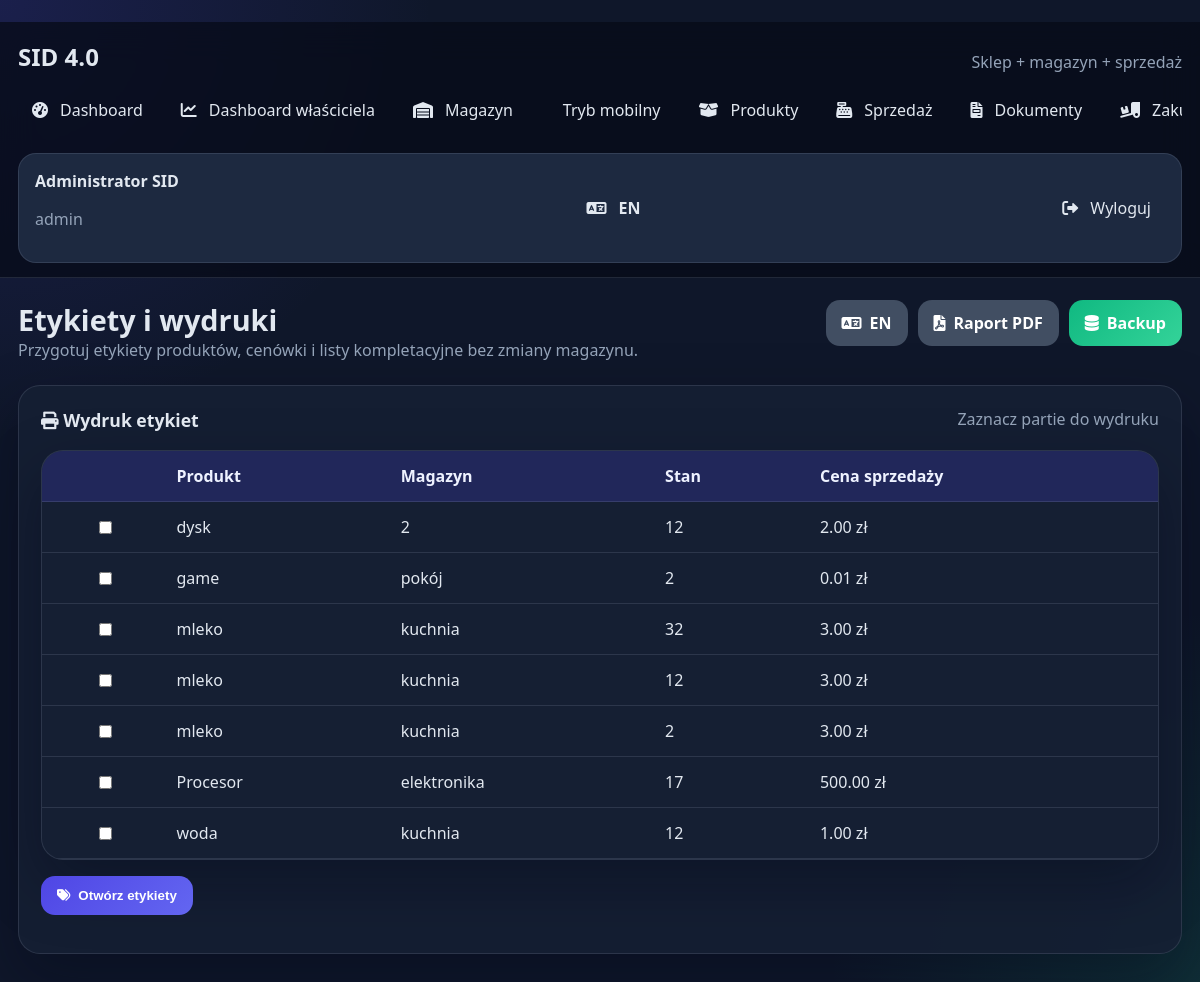
Before: /prints (signed in) with the older database file.
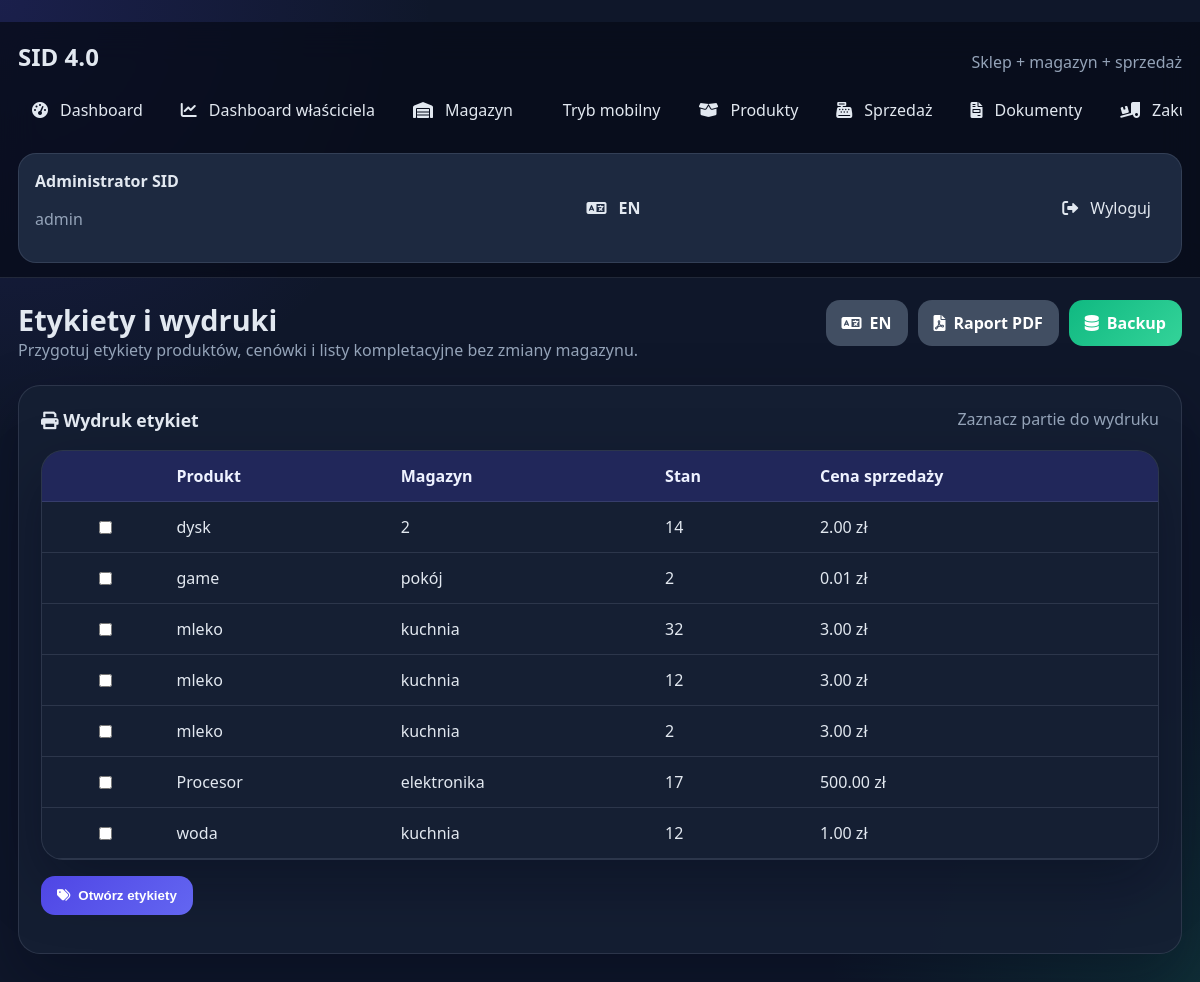
After: the same page with the newer database file.
### tables this page shows
CREATE TABLE stock_batches (
        id INTEGER PRIMARY KEY AUTOINCREMENT,
        product_id INTEGER NOT NULL,
        warehouse_id INTEGER NOT NULL,
        quantity INTEGER NOT NULL DEFAULT 0,
        expiry_date TEXT,
        purchase_date TEXT,
        lot_number TEXT,
        serial_number TEXT,
        document TEXT,
        image TEXT,
        is_active INTEGER NOT NULL DEFAULT 1,
        created_at TEXT NOT NULL,
        updated_at TEXT NOT NULL,
        FOREIGN KEY(product_id) REFERENCES products(id),
        FOREIGN KEY(warehouse_id) REFERENCES warehouses(id)
    );

CREATE TABLE products (
        id INTEGER PRIMARY KEY AUTOINCREMENT,
        title TEXT NOT NULL,
        sku TEXT UNIQUE,
        ean TEXT,
        category TEXT,
        brand TEXT,
        unit TEXT NOT NULL DEFAULT 'szt.',
        min_quantity INTEGER NOT NULL DEFAULT 0,
        purchase_price REAL NOT NULL DEFAULT 0,
        sale_price REAL NOT NULL DEFAULT 0,
        image TEXT,
        document TEXT,
        notes TEXT,
        created_at TEXT NOT NULL,
        updated_at TEXT NOT NULL
    );

CREATE TABLE warehouses (
        id INTEGER PRIMARY KEY AUTOINCREMENT,
        name TEXT UNIQUE NOT NULL,
        code TEXT,
        description TEXT,
        created_at TEXT NOT NULL
    );

### project.py (the view)
@app.route("/prints")
@login_required
def prints():
    return render_template("prints.html", inventory_items=get_inventory_items())

### project.py (called while the page is built)
def int_safe(value, default=0):
    try:
        if value is None or str(value).strip() == "":
            return default
        return int(float(str(value).replace(",", ".")))
    except (TypeError, ValueError):
        return default

def float_safe(value, default=0.0):
    try:
        if value is None or str(value).strip() == "":
            return default
        return float(str(value).replace(",", "."))
    except (TypeError, ValueError):
        return default

def clean_value(value, default=""):
    if value is None:
        return default
    return str(value).strip()

def get_current_language():
    lang = clean_value(session.get("lang"), "pl").lower()
    return lang if lang in SUPPORTED_LANGUAGES else "pl"

def tr(pl_text, en_text):
    return en_text if get_current_language() == "en" else pl_text

def current_language_label():
    return "EN" if get_current_language() == "en" else "PL"

def opposite_language():
    return "pl" if get_current_language() == "en" else "en"

def file_url(filename):
    if not filename:
        return ""
    return f"/static/uploads/{filename}"

### templates/prints.html (shortened to what this page needs)
{% extends "base.html" %}
{% block page_title %}Etykiety i wydruki{% endblock %}
{% block page_subtitle %}Przygotuj etykiety produktów, cenówki i listy kompletacyjne bez zmiany magazynu.{% endblock %}
{% block content %}
<section class="panel-card">
    <div class="panel-head"><h3><i class="fas fa-print"></i> Wydruk etykiet</h3><span>Zaznacz partie do wydruku</span></div>
    <form method="POST" action="{{ url_for('print_labels') }}">
        <div class="table-wrap">
            <table>
                <thead><tr><th></th><th>Produkt</th><th>Magazyn</th><th>Stan</th><th>Cena sprzedaży</th></tr></thead>
                <tbody>
                    {% for item in inventory_items %}
                        <tr>
                            <td><input type="checkbox" name="batch_ids" value="{{ item.batch_id }}"></td>
                            <td>{{ item.title }}</td>
                            <td>{{ item.warehouse_name }}</td>
                            <td>{{ item.quantity_int }}</td>
                            <td>{{ "%.2f"|format(item.sale_price_float) }} zł</td>
                        </tr>
                    {% else %}
                        <tr><td colspan="5">Brak pozycji do wydruku.</td></tr>
                    {% endfor %}
                </tbody>
            </table>
        </div>
        <div class="topbar-actions" style="margin-top:16px;">
            <button type="submit" class="btn-primary"><i class="fas fa-tags"></i> Otwórz etykiety</button>
        </div>
    </form>
</section>
{% endblock %}

Changed rows visible on the page:
changed stock_batches "dysk": quantity_int "12" → "14"
